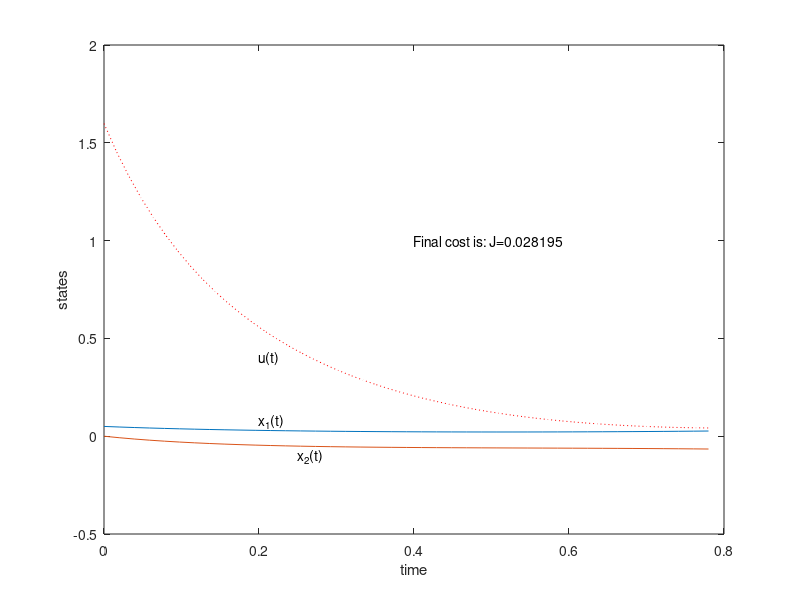
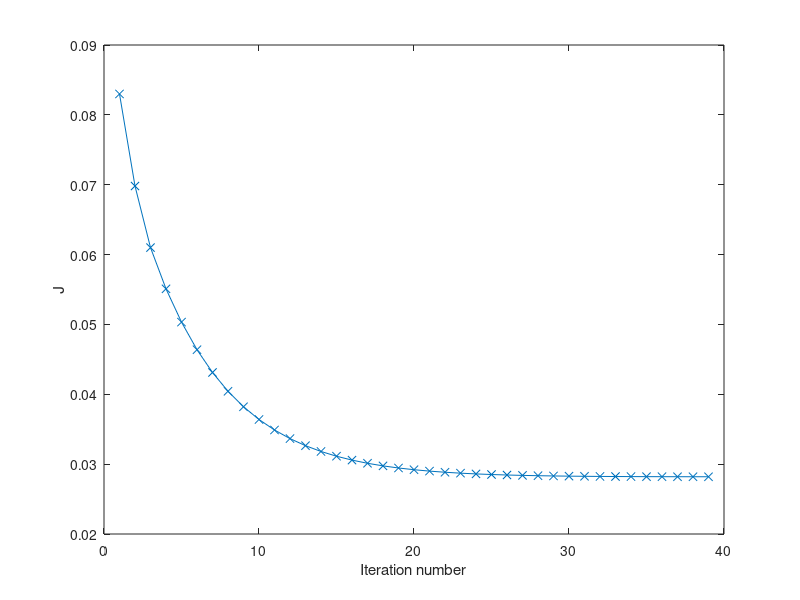

Reproduce these figures in MATLAB, in order.
function Social_Craze
%Social Crazy Optimal Control Problem
%Steepest descent method is used to find the solution.
eps = 1e-3;
options = odeset('RelTol', 1e-4, 'AbsTol',[1e-4 1e-4]);
t0 = 0; tf = 0.78;
% R = 0.1;
step = 0.4;
t_segment = 50;
Tu = linspace(t0, tf, t_segment);    % discretize time
u = ones(1,t_segment);               % guessed initial control  u=1
initx = [0.05 0];                    % initial values for states
initp = [0 0];                       % initial values for costates
max_iteration = 100;                 % Maximum number of iterations

for i = 1:max_iteration
   % 1) start with assumed control u and move forward
   [Tx,X] = ode45(@(t,x) stateEq(t,x,u,Tu), [t0 tf], initx, options);
   
   % 2) Move backward to get the trajectory of costates
   x1 = X(:,1); x2 = X(:,2);
   [Tp,P] = ode45(@(t,p) costateEq(t,p,u,Tu,x1,x2,Tx), [tf t0], initp, options);
   p1 = P(:,1);
   % Important: costate is stored in reverse order. The dimension of
   % costates may also different from dimension of states
   % Use interploate to make sure x and p is aligned along the time axis
   p1 = interp1(Tp,p1,Tx);
   
   % Calculate deltaH with x1(t), x2(t), p1(t), p2(t)
   dH = pH(x1,p1,Tx,u,Tu);
   H_Norm = dH'*dH;
   
   % Calculate the cost function
   J(i,1) = tf*(((x1')*x1 + (x2')*x2)/length(Tx) + 0.1*(u*u')/length(Tu));
   
   % if dH/du < epslon, exit
   if H_Norm < eps
       % Display final cost
       J(i,1)
       break;
   else
       % adjust control for next iteration
       u_old = u;
       u = AdjControl(dH,Tx,u_old,Tu,step);
   end; 
end

% plot the state variables & cost for each iteration
figure(1);
plot(Tx, X ,'-');
hold on;
plot(Tu,u,'r:');
text(.2,0.08,'x_1(t)');
text(.25,-.1,'x_2(t)');
text(.2,.4, 'u(t)');
s = strcat('Final cost is: J=',num2str(J(end,1)));
text(.4,1,s);
xlabel('time');
ylabel('states');
hold off;
%print -djpeg90 -r300 eg2_descent.jpg

figure(2);
plot(J,'x-');
xlabel('Iteration number');
ylabel('J');
%print -djpeg90 -r300 eg2_iteration.jpg

if i == max_iteration
    disp('Stopped before required residual is obtained.');
end

% State equations
function dx = stateEq(t,x,u,Tu)
dx = zeros(2,1);
u = interp1(Tu,u,t); % Interploate the control at time t
dx(1) = -2*(x(1) + 0.25) + (x(2) + 0.5)*exp(25*x(1)/(x(1)+2)) - (x(1) + 0.25).*u;
dx(2) = 0.5 - x(2) -(x(2) + 0.5)*exp(25*x(1)/(x(1)+2));

% Costate equations
function dp = costateEq(t,p,u,Tu,x1,x2,xt)
dp = zeros(2,1);
x1 = interp1(xt,x1,t);   % Interploate the state varialbes
x2 = interp1(xt,x2,t);
u = interp1(Tu,u,t);     % Interploate the control
dp(1) = p(1).*(u + exp((25*x1)/(x1 + 2)).*((25*x1)/(x1 + 2)^2 - ...
        25/(x1 + 2))*(x2 + 1/2) + 2) - ...
        2*x1 - p(2).*exp((25*x1)/(x1 + 2))*((25*x1)/(x1 + 2)^2 - ...
        25/(x1 + 2))*(x2 + 1/2);
dp(2) = p(2).*(exp((25*x1)/(x1 + 2)) + 1) - ...
        p(1).*exp((25*x1)/(x1 + 2)) - 2*x2;

% Partial derivative of H with respect to u
function dH = pH(x1,p1,tx,u,Tu)
% interploate the control
u = interp1(Tu,u,tx);
R = 0.1;
dH = 2*R*u - p1.*(x1 + 0.25);

% Adjust the control
function u_new = AdjControl(pH,tx,u,tu,step)
% interploate dH/du
pH = interp1(tx,pH,tu);
u_new = u - step*pH;